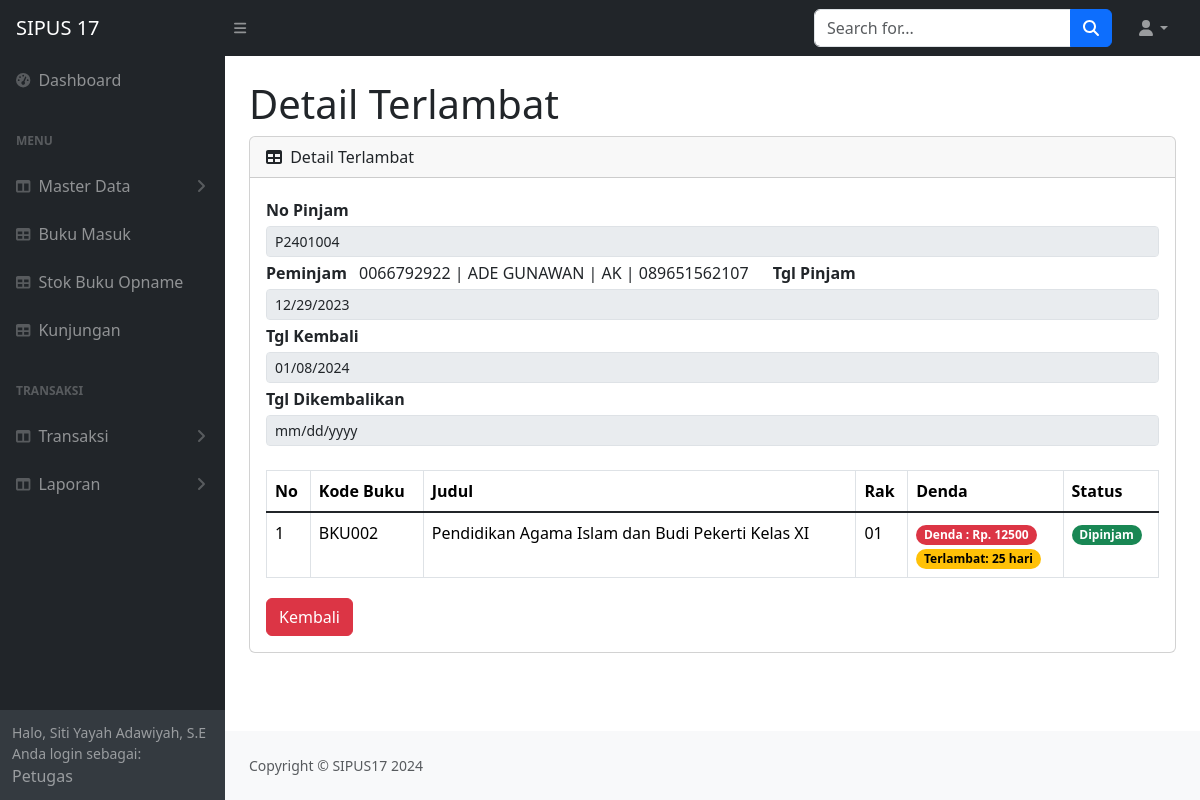
The app's page /petugas/detail_terlambat.php?id_pinjam=P2401004 (signed in) with its own data.
### tables this page shows
CREATE TABLE `peminjaman` (
  `id_pinjam` varchar(30) NOT NULL,
  `id_anggota` varchar(100) DEFAULT NULL,
  `id_buku` varchar(50) DEFAULT NULL,
  `tgl_pinjam` date DEFAULT NULL,
  `tgl_kembali` date DEFAULT NULL,
  `tgl_dikembalikan` date DEFAULT NULL,
  `terlambat` varchar(50) DEFAULT NULL,
  `denda` int(11) DEFAULT NULL,
  `status` varchar(30) DEFAULT 'Dipinjam',
  `qty` int(11) DEFAULT 1
);

CREATE TABLE `buku` (
  `id_buku` varchar(50) NOT NULL,
  `judul` varchar(100) DEFAULT NULL,
  `id_kategori` int(11) DEFAULT NULL,
  `pengarang` varchar(225) DEFAULT NULL,
  `penerbit` varchar(225) DEFAULT NULL,
  `tahun` varchar(15) DEFAULT NULL,
  `isbn` varchar(30) DEFAULT NULL,
  `rak` varchar(30) DEFAULT NULL,
  `jumlah` int(11) DEFAULT NULL
);

### petugas/detail_terlambat.php (the view, shortened to what this page needs)
<?php include('../koneksi.php');
if (isset($_GET['id_pinjam'])) {
    $id_pinjam = $_GET['id_pinjam'];
    $query = mysqli_query($koneksi, "SELECT
    peminjaman.id_pinjam,
    peminjaman.id_anggota,
    anggota.nisn,
    anggota.nama,
    anggota.no_wa,
    buku.id_buku,
    buku.judul,
    peminjaman.tgl_pinjam,
    peminjaman.tgl_kembali,
    peminjaman.tgl_dikembalikan,
    buku.rak,
    peminjaman.terlambat,
    peminjaman.denda,
    peminjaman.`status`
FROM
    peminjaman
    INNER JOIN
    anggota
    ON
        peminjaman.id_anggota = anggota.id_anggota
    INNER JOIN
    buku
    ON
        peminjaman.id_buku = buku.id_buku
        WHERE peminjaman.id_pinjam = '$id_pinjam'");
    $no = 1;
    while ($data = mysqli_fetch_array($query)) {
       $id_pinjam = $data['id_pinjam'];
       $id_buku = $data['id_buku'];
       $judul = $data['judul'];
       $tgl_pinjam = $data['tgl_pinjam'];
       $tgl_kembali = $data['tgl_kembali'];
       $tgl_dikembalikan = $data['tgl_dikembalikan'];
       $rak = $data['rak'];
       $terlambat = $data['terlambat'];
       $denda = $data['denda'];
       $status = $data['status'];
}
?>
<!DOCTYPE html>
<html lang="en">
    <head>
        <link href="https://cdn.jsdelivr.net/npm/simple-datatables@7.1.2/dist/style.min.css" rel="stylesheet" />
        <link href="../css/styles.css" rel="stylesheet" />
        <link rel="stylesheet" href="https://cdn.jsdelivr.net/npm/bootstrap@5.1.3/dist/css/bootstrap.min.css" />
        <link rel="stylesheet" href="https://cdn.jsdelivr.net/npm/select2@4.0.13/dist/css/select2.min.css" />
        <link rel="stylesheet" href="https://cdn.jsdelivr.net/npm/select2-bootstrap-5-theme@1.3.0/dist/select2-bootstrap-5-theme.min.css" />
        <link rel="stylesheet" href="https://cdn.jsdelivr.net/npm/select2-bootstrap-5-theme@1.3.0/dist/select2-bootstrap-5-theme.rtl.min.css" />
        <link href="https://cdn.jsdelivr.net/npm/bootstrap@5.3.2/dist/css/bootstrap.min.css" rel="stylesheet">
    </head>
    <body class="sb-nav-fixed">
    <?php include("../petugas/navbar.php"); ?>
            <div id="layoutSidenav_content">
                <main>
                    <div class="container-fluid px-4">
                        <h1 class="mt-4">Detail Terlambat</h1>
                        <div class="card mb-4">
                            <div class="card-header">
                                <i class="fas fa-table me-1"></i>
                                Detail Terlambat
                            </div>
                            <div class="card-body">
                                <form action="" method="post">
                                    <label for="id_pinjam" class="mb-1 mt-1"><strong>No Pinjam</strong></label>
                                    <input id="id_pinjam" name="id_pinjam" class="form-control form-control-sm" type="text" value="<?php echo $id_pinjam ?>" disabled aria-label=".form-control-sm example">
                                    <label for="" class="mb-1 mt-1"><strong>Peminjam</strong></label>
                                    <label for="tgl_pinjam" class="mb-1 mt-1"><strong>Tgl Pinjam</strong></label>
                                    <input id="tgl_pinjam" name="tgl_pinjam" class="form-control form-control-sm" disabled type="date" value="<?php echo $tgl_pinjam ?>" aria-label=".form-control-sm example">
                                    <label for="tgl_kembali" class="mb-1 mt-1"><strong>Tgl Kembali</strong></label>
                                    <input id="tgl_kembali" name="tgl_kembali" class="form-control form-control-sm" disabled type="date" value="<?php echo $tgl_kembali ?>" aria-label=".form-control-sm example">
                                    <label for="tgl_dikembalikan" class="mb-1 mt-1"><strong>Tgl Dikembalikan</strong></label>
                                    <input id="tgl_dikembalikan" name="tgl_dikembalikan" class="form-control form-control-sm" disabled type="date" value="<?php echo $tgl_dikembalikan ?>" aria-label=".form-control-sm example">
                                    <br>
                                    <table class="table table-bordered">
                                        <thead>
                                            <tr>
                                                <th>No</th>
                                                <th>Kode Buku</th>
                                                <th>Judul</th>
                                                <th>Rak</th>
                                                <th>Denda</th>
                                                <th>Status</th>
                                            </tr>
                                        </thead>
                                        <tbody>
                                           <tr>
                                               <td><?php echo $no++ ?></td>
                                               <td><?php echo $id_buku ?></td>
                                               <td><?php echo $judul ?></td>
                                               <td><?php echo $rak ?></td>
                                               <td>
                                                    <?php echo "<span class='badge rounded-pill text-bg-danger'>Denda : Rp. $denda</span>" . "<br><span class='badge rounded-pill text-bg-warning'>Terlambat: $terlambat hari</span>"; ?>
                                                </td>
                                                <td>
                                                    <?php
                                                        if ($status == "Dipinjam") {
                                                            echo "<span class='badge rounded-pill text-bg-success'>$status</span>";
                                                        }elseif ($status == "Diperpanjang") {
                                                            echo "<span class='badge rounded-pill text-bg-primary'>$status</span>";
                                                        }
                                                    ?>
                                                </td>
                                           </tr>
                                           <?php } ?>
                                        </tbody>
                                    </table>
                                            <a href="tampil_terlambat.php"><input type="button"  value="Kembali" class="btn btn-danger mt-1"></a>
                                </form>
                            </div>
                        </div>
                    </div>
                </main>
                <footer class="py-4 bg-light mt-auto">
                <div class="container-fluid px-4">
                    <div class="d-flex align-items-center justify-content-between small">
                        <div class="text-muted">Copyright &copy; SIPUS17 2024</div>
                    </div>
                </div>
            </footer>
            </div>
    </body>
</html>

### records on screen
peminjaman: id_pinjam "P2401004", tgl_pinjam "12/29/2023", tgl_kembali "01/08/2024", id_buku.id_buku "BKU002", id_buku.judul "Pendidikan Agama Islam dan Budi Pekerti Kelas XI", id_buku.rak "01", denda "12500", terlambat "25", status "Dipinjam"

### other values on screen
$_SESSION['nama'] "Siti Yayah Adawiyah, S.E"
$no++ "1"
